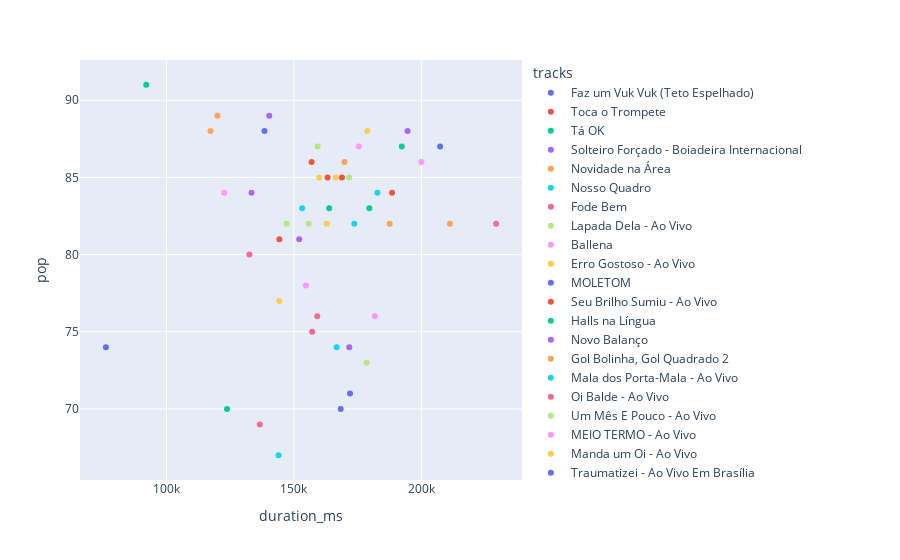

Notebook code for this chart:
### Code cell
# Brazil
px.scatter(dataframes[3],x='duration_ms',y='pop',color='tracks')

### Figure 1 — Plotly figure (JSON) as saved in the notebook; plotly's stock layout.template omitted (floating-point values rounded to 4 significant figures)
{"data": [{"hovertemplate": "tracks=Faz um Vuk Vuk (Teto Espelhado)<br>duration_ms=%{x}<br>pop=%{y}<extra></extra>", "legendgroup": "Faz um Vuk Vuk (Teto Espelhado)", "marker": {"color": "#636efa", "symbol": "circle"}, "mode": "markers", "name": "Faz um Vuk Vuk (Teto Espelhado)", "orientation": "v", "showlegend": true, "type": "scatter", "x": [138461], "xaxis": "x", "y": [88], "yaxis": "y"}, {"hovertemplate": "tracks=Toca o Trompete<br>duration_ms=%{x}<br>pop=%{y}<extra></extra>", "legendgroup": "Toca o Trompete", "marker": {"color": "#EF553B", "symbol": "circle"}, "mode": "markers", "name": "Toca o Trompete", "orientation": "v", "showlegend": true, "type": "scatter", "x": [163200], "xaxis": "x", "y": [85], "yaxis": "y"}, {"hovertemplate": "tracks=Tá OK<br>duration_ms=%{x}<br>pop=%{y}<extra></extra>", "legendgroup": "Tá OK", "marker": {"color": "#00cc96", "symbol": "circle"}, "mode": "markers", "name": "Tá OK", "orientation": "v", "showlegend": true, "type": "scatter", "x": [92093], "xaxis": "x", "y": [91], "yaxis": "y"}, {"hovertemplate": "tracks=Solteiro Forçado - Boiadeira Internacional<br>duration_ms=%{x}<br>pop=%{y}<extra></extra>", "legendgroup": "Solteiro Forçado - Boiadeira Internacional", "marker": {"color": "#ab63fa", "symbol": "circle"}, "mode": "markers", "name": "Solteiro Forçado - Boiadeira Internacional", "orientation": "v", "showlegend": true, "type": "scatter", "x": [194582], "xaxis": "x", "y": [88], "yaxis": "y"}, {"hovertemplate": "tracks=Novidade na Área<br>duration_ms=%{x}<br>pop=%{y}<extra></extra>", "legendgroup": "Novidade na Área", "marker": {"color": "#FFA15A", "symbol": "circle"}, "mode": "markers", "name": "Novidade na Área", "orientation": "v", "showlegend": true, "type": "scatter", "x": [120014], "xaxis": "x", "y": [89], "yaxis": "y"}, {"hovertemplate": "tracks=Nosso Quadro<br>duration_ms=%{x}<br>pop=%{y}<extra></extra>", "legendgroup": "Nosso Quadro", "marker": {"color": "#19d3f3", "symbol": "circle"}, "mode": "markers", "name": "Nosso Quadro", "orientation": "v", "showlegend": true, "type": "scatter", "x": [173698], "xaxis": "x", "y": [82], "yaxis": "y"}, {"hovertemplate": "tracks=Fode Bem<br>duration_ms=%{x}<br>pop=%{y}<extra></extra>", "legendgroup": "Fode Bem", "marker": {"color": "#FF6692", "symbol": "circle"}, "mode": "markers", "name": "Fode Bem", "orientation": "v", "showlegend": true, "type": "scatter", "x": [136615], "xaxis": "x", "y": [69], "yaxis": "y"}, {"hovertemplate": "tracks=Lapada Dela - Ao Vivo<br>duration_ms=%{x}<br>pop=%{y}<extra></extra>", "legendgroup": "Lapada Dela - Ao Vivo", "marker": {"color": "#B6E880", "symbol": "circle"}, "mode": "markers", "name": "Lapada Dela - Ao Vivo", "orientation": "v", "showlegend": true, "type": "scatter", "x": [159322], "xaxis": "x", "y": [87], "yaxis": "y"}, {"hovertemplate": "tracks=Ballena<br>duration_ms=%{x}<br>pop=%{y}<extra></extra>", "legendgroup": "Ballena", "marker": {"color": "#FF97FF", "symbol": "circle"}, "mode": "markers", "name": "Ballena", "orientation": "v", "showlegend": true, "type": "scatter", "x": [200000], "xaxis": "x", "y": [86], "yaxis": "y"}, {"hovertemplate": "tracks=Erro Gostoso - Ao Vivo<br>duration_ms=%{x}<br>pop=%{y}<extra></extra>", "legendgroup": "Erro Gostoso - Ao Vivo", "marker": {"color": "#FECB52", "symbol": "circle"}, "mode": "markers", "name": "Erro Gostoso - Ao Vivo", "orientation": "v", "showlegend": true, "type": "scatter", "x": [178811], "xaxis": "x", "y": [88], "yaxis": "y"}, {"hovertemplate": "tracks=MOLETOM<br>duration_ms=%{x}<br>pop=%{y}<extra></extra>", "legendgroup": "MOLETOM", "marker": {"color": "#636efa", "symbol": "circle"}, "mode": "markers", "name": "MOLETOM", "orientation": "v", "showlegend": true, "type": "scatter", "x": [207343], "xaxis": "x", "y": [87], "yaxis": "y"}, {"hovertemplate": "tracks=Seu Brilho Sumiu - Ao Vivo<br>duration_ms=%{x}<br>pop=%{y}<extra></extra>", "legendgroup": "Seu Brilho Sumiu - Ao Vivo", "marker": {"color": "#EF553B", "symbol": "circle"}, "mode": "markers", "name": "Seu Brilho Sumiu - Ao Vivo", "orientation": "v", "showlegend": true, "type": "scatter", "x": [168840], "xaxis": "x", "y": [85], "yaxis": "y"}, {"hovertemplate": "tracks=Halls na Língua<br>duration_ms=%{x}<br>pop=%{y}<extra></extra>", "legendgroup": "Halls na Língua", "marker": {"color": "#00cc96", "symbol": "circle"}, "mode": "markers", "name": "Halls na Língua", "orientation": "v", "showlegend": true, "type": "scatter", "x": [192320], "xaxis": "x", "y": [87], "yaxis": "y"}, {"hovertemplate": "tracks=Novo Balanço<br>duration_ms=%{x}<br>pop=%{y}<extra></extra>", "legendgroup": "Novo Balanço", "marker": {"color": "#ab63fa", "symbol": "circle"}, "mode": "markers", "name": "Novo Balanço", "orientation": "v", "showlegend": true, "type": "scatter", "x": [140322], "xaxis": "x", "y": [89], "yaxis": "y"}, {"hovertemplate": "tracks=Gol Bolinha, Gol Quadrado 2<br>duration_ms=%{x}<br>pop=%{y}<extra></extra>", "legendgroup": "Gol Bolinha, Gol Quadrado 2", "marker": {"color": "#FFA15A", "symbol": "circle"}, "mode": "markers", "name": "Gol Bolinha, Gol Quadrado 2", "orientation": "v", "showlegend": true, "type": "scatter", "x": [117293], "xaxis": "x", "y": [88], "yaxis": "y"}, {"hovertemplate": "tracks=Mala dos Porta-Mala - Ao Vivo<br>duration_ms=%{x}<br>pop=%{y}<extra></extra>", "legendgroup": "Mala dos Porta-Mala - Ao Vivo", "marker": {"color": "#19d3f3", "symbol": "circle"}, "mode": "markers", "name": "Mala dos Porta-Mala - Ao Vivo", "orientation": "v", "showlegend": true, "type": "scatter", "x": [153237], "xaxis": "x", "y": [83], "yaxis": "y"}, {"hovertemplate": "tracks=Oi Balde - Ao Vivo<br>duration_ms=%{x}<br>pop=%{y}<extra></extra>", "legendgroup": "Oi Balde - Ao Vivo", "marker": {"color": "#FF6692", "symbol": "circle"}, "mode": "markers", "name": "Oi Balde - Ao Vivo", "orientation": "v", "showlegend": true, "type": "scatter", "x": [159158], "xaxis": "x", "y": [76], "yaxis": "y"}, {"hovertemplate": "tracks=Um Mês E Pouco - Ao Vivo<br>duration_ms=%{x}<br>pop=%{y}<extra></extra>", "legendgroup": "Um Mês E Pouco - Ao Vivo", "marker": {"color": "#B6E880", "symbol": "circle"}, "mode": "markers", "name": "Um Mês E Pouco - Ao Vivo", "orientation": "v", "showlegend": true, "type": "scatter", "x": [171712], "xaxis": "x", "y": [85], "yaxis": "y"}, {"hovertemplate": "tracks=MEIO TERMO - Ao Vivo<br>duration_ms=%{x}<br>pop=%{y}<extra></extra>", "legendgroup": "MEIO TERMO - Ao Vivo", "marker": {"color": "#FF97FF", "symbol": "circle"}, "mode": "markers", "name": "MEIO TERMO - Ao Vivo", "orientation": "v", "showlegend": true, "type": "scatter", "x": [175468], "xaxis": "x", "y": [87], "yaxis": "y"}, {"hovertemplate": "tracks=Manda um Oi - Ao Vivo<br>duration_ms=%{x}<br>pop=%{y}<extra></extra>", "legendgroup": "Manda um Oi - Ao Vivo", "marker": {"color": "#FECB52", "symbol": "circle"}, "mode": "markers", "name": "Manda um Oi - Ao Vivo", "orientation": "v", "showlegend": true, "type": "scatter", "x": [166490], "xaxis": "x", "y": [85], "yaxis": "y"}, {"hovertemplate": "tracks=Traumatizei - Ao Vivo Em Brasília<br>duration_ms=%{x}<br>pop=%{y}<extra></extra>", "legendgroup": "Traumatizei - Ao Vivo Em Brasília", "marker": {"color": "#636efa", "symbol": "circle"}, "mode": "markers", "name": "Traumatizei - Ao Vivo Em Brasília", "orientation": "v", "showlegend": true, "type": "scatter", "x": [172005], "xaxis": "x", "y": [71], "yaxis": "y"}, {"hovertemplate": "tracks=Duas Três<br>duration_ms=%{x}<br>pop=%{y}<extra></extra>", "legendgroup": "Duas Três", "marker": {"color": "#EF553B", "symbol": "circle"}, "mode": "markers", "name": "Duas Três", "orientation": "v", "showlegend": true, "type": "scatter", "x": [156942], "xaxis": "x", "y": [86], "yaxis": "y"}, {"hovertemplate": "tracks=Vai Novinha Ah, Ah, Ah / Citação: O Chêro Da Carolina<br>duration_ms=%{x}<br>pop=%{y}<extra></extra>", "legendgroup": "Vai Novinha Ah, Ah, Ah / Citação: O Chêro Da Carolina", "marker": {"color": "#00cc96", "symbol": "circle"}, "mode": "markers", "name": "Vai Novinha Ah, Ah, Ah / Citação: O Chêro Da Carolina", "orientation": "v", "showlegend": true, "type": "scatter", "x": [123786], "xaxis": "x", "y": [70], "yaxis": "y"}, {"hovertemplate": "tracks=Love, Love<br>duration_ms=%{x}<br>pop=%{y}<extra></extra>", "legendgroup": "Love, Love", "marker": {"color": "#ab63fa", "symbol": "circle"}, "mode": "markers", "name": "Love, Love", "orientation": "v", "showlegend": true, "type": "scatter", "x": [133385], "xaxis": "x", "y": [84], "yaxis": "y"}, {"hovertemplate": "tracks=Não Vitalício (Nunca Mais) - Ao Vivo<br>duration_ms=%{x}<br>pop=%{y}<extra></extra>", "legendgroup": "Não Vitalício (Nunca Mais) - Ao Vivo", "marker": {"color": "#FFA15A", "symbol": "circle"}, "mode": "markers", "name": "Não Vitalício (Nunca Mais) - Ao Vivo", "orientation": "v", "showlegend": true, "type": "scatter", "x": [169835], "xaxis": "x", "y": [86], "yaxis": "y"}, {"hovertemplate": "tracks=Leão<br>duration_ms=%{x}<br>pop=%{y}<extra></extra>", "legendgroup": "Leão", "marker": {"color": "#19d3f3", "symbol": "circle"}, "mode": "markers", "name": "Leão", "orientation": "v", "showlegend": true, "type": "scatter", "x": [166774], "xaxis": "x", "y": [74], "yaxis": "y"}, {"hovertemplate": "tracks=Oi Vida - Ao Vivo<br>duration_ms=%{x}<br>pop=%{y}<extra></extra>", "legendgroup": "Oi Vida - Ao Vivo", "marker": {"color": "#FF6692", "symbol": "circle"}, "mode": "markers", "name": "Oi Vida - Ao Vivo", "orientation": "v", "showlegend": true, "type": "scatter", "x": [132554], "xaxis": "x", "y": [80], "yaxis": "y"}, {"hovertemplate": "tracks=Pátio do Posto - Ao Vivo<br>duration_ms=%{x}<br>pop=%{y}<extra></extra>", "legendgroup": "Pátio do Posto - Ao Vivo", "marker": {"color": "#B6E880", "symbol": "circle"}, "mode": "markers", "name": "Pátio do Posto - Ao Vivo", "orientation": "v", "showlegend": true, "type": "scatter", "x": [178547], "xaxis": "x", "y": [73], "yaxis": "y"}, {"hovertemplate": "tracks=Bombonzinho - Ao Vivo<br>duration_ms=%{x}<br>pop=%{y}<extra></extra>", "legendgroup": "Bombonzinho - Ao Vivo", "marker": {"color": "#FF97FF", "symbol": "circle"}, "mode": "markers", "name": "Bombonzinho - Ao Vivo", "orientation": "v", "showlegend": true, "type": "scatter", "x": [154701], "xaxis": "x", "y": [78], "yaxis": "y"}, {"hovertemplate": "tracks=AMBIENTE ERRADO - Ao Vivo<br>duration_ms=%{x}<br>pop=%{y}<extra></extra>", "legendgroup": "AMBIENTE ERRADO - Ao Vivo", "marker": {"color": "#FECB52", "symbol": "circle"}, "mode": "markers", "name": "AMBIENTE ERRADO - Ao Vivo", "orientation": "v", "showlegend": true, "type": "scatter", "x": [144307], "xaxis": "x", "y": [77], "yaxis": "y"}, {"hovertemplate": "tracks=Namorando Ou Não - Ao Vivo<br>duration_ms=%{x}<br>pop=%{y}<extra></extra>", "legendgroup": "Namorando Ou Não - Ao Vivo", "marker": {"color": "#636efa", "symbol": "circle"}, "mode": "markers", "name": "Namorando Ou Não - Ao Vivo", "orientation": "v", "showlegend": true, "type": "scatter", "x": [168358], "xaxis": "x", "y": [70], "yaxis": "y"}, {"hovertemplate": "tracks=Quando Apaga A Luz - Ao Vivo<br>duration_ms=%{x}<br>pop=%{y}<extra></extra>", "legendgroup": "Quando Apaga A Luz - Ao Vivo", "marker": {"color": "#EF553B", "symbol": "circle"}, "mode": "markers", "name": "Quando Apaga A Luz - Ao Vivo", "orientation": "v", "showlegend": true, "type": "scatter", "x": [144298], "xaxis": "x", "y": [81], "yaxis": "y"}, {"hovertemplate": "tracks=Love Gostosinho - Ao Vivo<br>duration_ms=%{x}<br>pop=%{y}<extra></extra>", "legendgroup": "Love Gostosinho - Ao Vivo", "marker": {"color": "#00cc96", "symbol": "circle"}, "mode": "markers", "name": "Love Gostosinho - Ao Vivo", "orientation": "v", "showlegend": true, "type": "scatter", "x": [163833], "xaxis": "x", "y": [83], "yaxis": "y"}, {"hovertemplate": "tracks=Pirulito Vermelho<br>duration_ms=%{x}<br>pop=%{y}<extra></extra>", "legendgroup": "Pirulito Vermelho", "marker": {"color": "#ab63fa", "symbol": "circle"}, "mode": "markers", "name": "Pirulito Vermelho", "orientation": "v", "showlegend": true, "type": "scatter", "x": [152085], "xaxis": "x", "y": [81], "yaxis": "y"}, {"hovertemplate": "tracks=Narcisista - Ao Vivo<br>duration_ms=%{x}<br>pop=%{y}<extra></extra>", "legendgroup": "Narcisista - Ao Vivo", "marker": {"color": "#FFA15A", "symbol": "circle"}, "mode": "markers", "name": "Narcisista - Ao Vivo", "orientation": "v", "showlegend": true, "type": "scatter", "x": [211200], "xaxis": "x", "y": [82], "yaxis": "y"}, {"hovertemplate": "tracks=Halls na Língua - Remix<br>duration_ms=%{x}<br>pop=%{y}<extra></extra>", "legendgroup": "Halls na Língua - Remix", "marker": {"color": "#19d3f3", "symbol": "circle"}, "mode": "markers", "name": "Halls na Língua - Remix", "orientation": "v", "showlegend": true, "type": "scatter", "x": [143999], "xaxis": "x", "y": [67], "yaxis": "y"}, {"hovertemplate": "tracks=Chorei na Vaquejada<br>duration_ms=%{x}<br>pop=%{y}<extra></extra>", "legendgroup": "Chorei na Vaquejada", "marker": {"color": "#FF6692", "symbol": "circle"}, "mode": "markers", "name": "Chorei na Vaquejada", "orientation": "v", "showlegend": true, "type": "scatter", "x": [157170], "xaxis": "x", "y": [75], "yaxis": "y"}, {"hovertemplate": "tracks=Voltou Com Quem Não Voltava - Ao Vivo<br>duration_ms=%{x}<br>pop=%{y}<extra></extra>", "legendgroup": "Voltou Com Quem Não Voltava - Ao Vivo", "marker": {"color": "#B6E880", "symbol": "circle"}, "mode": "markers", "name": "Voltou Com Quem Não Voltava - Ao Vivo", "orientation": "v", "showlegend": true, "type": "scatter", "x": [147132], "xaxis": "x", "y": [82], "yaxis": "y"}, {"hovertemplate": "tracks=Papin<br>duration_ms=%{x}<br>pop=%{y}<extra></extra>", "legendgroup": "Papin", "marker": {"color": "#FF97FF", "symbol": "circle"}, "mode": "markers", "name": "Papin", "orientation": "v", "showlegend": true, "type": "scatter", "x": [122666], "xaxis": "x", "y": [84], "yaxis": "y"}, {"hovertemplate": "tracks=Cartão Black<br>duration_ms=%{x}<br>pop=%{y}<extra></extra>", "legendgroup": "Cartão Black", "marker": {"color": "#FECB52", "symbol": "circle"}, "mode": "markers", "name": "Cartão Black", "orientation": "v", "showlegend": true, "type": "scatter", "x": [159973], "xaxis": "x", "y": [85], "yaxis": "y"}, {"hovertemplate": "tracks=Campo De Morango<br>duration_ms=%{x}<br>pop=%{y}<extra></extra>", "legendgroup": "Campo De Morango", "marker": {"color": "#636efa", "symbol": "circle"}, "mode": "markers", "name": "Campo De Morango", "orientation": "v", "showlegend": true, "type": "scatter", "x": [76248], "xaxis": "x", "y": [74], "yaxis": "y"}, {"hovertemplate": "tracks=Engana Dizendo Que Ama<br>duration_ms=%{x}<br>pop=%{y}<extra></extra>", "legendgroup": "Engana Dizendo Que Ama", "marker": {"color": "#EF553B", "symbol": "circle"}, "mode": "markers", "name": "Engana Dizendo Que Ama", "orientation": "v", "showlegend": true, "type": "scatter", "x": [188497], "xaxis": "x", "y": [84], "yaxis": "y"}, {"hovertemplate": "tracks=ELA PIROU NA DODGE RAM<br>duration_ms=%{x}<br>pop=%{y}<extra></extra>", "legendgroup": "ELA PIROU NA DODGE RAM", "marker": {"color": "#00cc96", "symbol": "circle"}, "mode": "markers", "name": "ELA PIROU NA DODGE RAM", "orientation": "v", "showlegend": true, "type": "scatter", "x": [179599], "xaxis": "x", "y": [83], "yaxis": "y"}, {"hovertemplate": "tracks=Mágica - Ao Vivo<br>duration_ms=%{x}<br>pop=%{y}<extra></extra>", "legendgroup": "Mágica - Ao Vivo", "marker": {"color": "#ab63fa", "symbol": "circle"}, "mode": "markers", "name": "Mágica - Ao Vivo", "orientation": "v", "showlegend": true, "type": "scatter", "x": [171730], "xaxis": "x", "y": [74], "yaxis": "y"}, {"hovertemplate": "tracks=Posturado E Calmo<br>duration_ms=%{x}<br>pop=%{y}<extra></extra>", "legendgroup": "Posturado E Calmo", "marker": {"color": "#FFA15A", "symbol": "circle"}, "mode": "markers", "name": "Posturado E Calmo", "orientation": "v", "showlegend": true, "type": "scatter", "x": [187562], "xaxis": "x", "y": [82], "yaxis": "y"}, {"hovertemplate": "tracks=Forte Forte de Lacoste - Pra Começar o Final de Semana<br>duration_ms=%{x}<br>pop=%{y}<extra></extra>", "legendgroup": "Forte Forte de Lacoste - Pra Começar o Final de Semana", "marker": {"color": "#19d3f3", "symbol": "circle"}, "mode": "markers", "name": "Forte Forte de Lacoste - Pra Começar o Final de Semana", "orientation": "v", "showlegend": true, "type": "scatter", "x": [182769], "xaxis": "x", "y": [84], "yaxis": "y"}, {"hovertemplate": "tracks=Melhor Só<br>duration_ms=%{x}<br>pop=%{y}<extra></extra>", "legendgroup": "Melhor Só", "marker": {"color": "#FF6692", "symbol": "circle"}, "mode": "markers", "name": "Melhor Só", "orientation": "v", "showlegend": true, "type": "scatter", "x": [229326], "xaxis": "x", "y": [82], "yaxis": "y"}, {"hovertemplate": "tracks=Elevador - Ao Vivo<br>duration_ms=%{x}<br>pop=%{y}<extra></extra>", "legendgroup": "Elevador - Ao Vivo", "marker": {"color": "#B6E880", "symbol": "circle"}, "mode": "markers", "name": "Elevador - Ao Vivo", "orientation": "v", "showlegend": true, "type": "scatter", "x": [155767], "xaxis": "x", "y": [82], "yaxis": "y"}, {"hovertemplate": "tracks=Dói<br>duration_ms=%{x}<br>pop=%{y}<extra></extra>", "legendgroup": "Dói", "marker": {"color": "#FF97FF", "symbol": "circle"}, "mode": "markers", "name": "Dói", "orientation": "v", "showlegend": true, "type": "scatter", "x": [181747], "xaxis": "x", "y": [76], "yaxis": "y"}, {"hovertemplate": "tracks=Quem tá Pegando<br>duration_ms=%{x}<br>pop=%{y}<extra></extra>", "legendgroup": "Quem tá Pegando", "marker": {"color": "#FECB52", "symbol": "circle"}, "mode": "markers", "name": "Quem tá Pegando", "orientation": "v", "showlegend": true, "type": "scatter", "x": [162865], "xaxis": "x", "y": [82], "yaxis": "y"}], "layout": {"legend": {"title": {"text": "tracks"}, "tracegroupgap": 0}, "margin": {"t": 60}, "xaxis": {"anchor": "y", "domain": [0, 1], "title": {"text": "duration_ms"}}, "yaxis": {"anchor": "x", "domain": [0, 1], "title": {"text": "pop"}}}}
